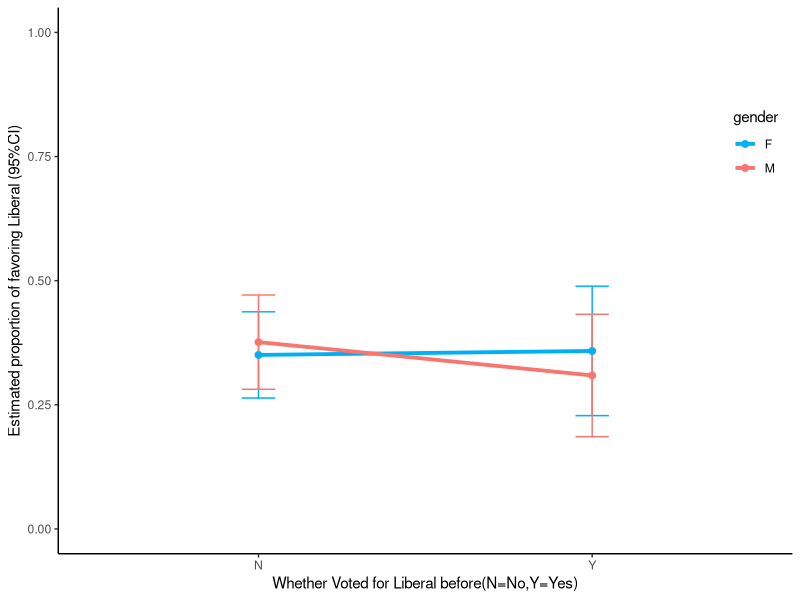
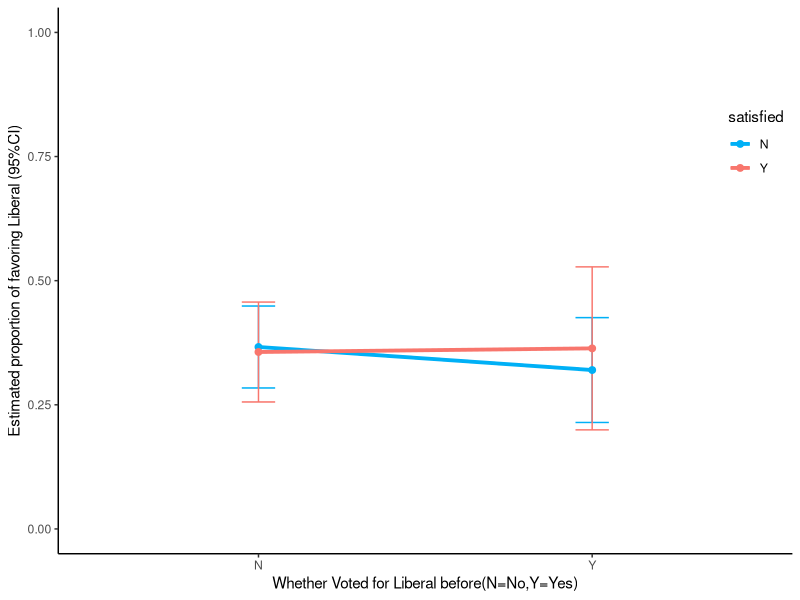

Recreate these plots in R, in order.
## ---- chunk 1
knitr::opts_chunk$set(echo = FALSE, warning = FALSE, message = FALSE)
## ---- chunk 2
#simulation codes
set.seed(0)
#population size
N <-  500000
#simulate for population features
gender <- sample(c("F","M","NULL"), N, replace = TRUE, prob = c(0.5,0.45,0.05))
age <- round(rnorm(N, mean = 20, sd = 8))
satisfy <- sample(1:5, N, replace = TRUE, prob = c(0.15,0.25,0.3,0.25,0.15))
voted <- sample(c("Y","N","NULL"), N, replace = TRUE, prob = c(0.3,0.65,0.05))
#the choice of party, the same order as the question in the survey
choice <- sample(c("L","C","N","G","P","B","O"), N, replace = TRUE,
                  prob = c(0.35,0.28,0.18,0.08,0.06,0.04,0.01))
likely <- sample(1:5, N, replace = TRUE, prob = c(0.15,0.25,0.3,0.25,0.15))
#population simulated data
pop <- data.frame(gender,age,satisfy,voted,choice,likely)

#SRSWOR
id <- 1:N
n <- 1000 #sample size
#SRSWOR sampling
ids <- sample(1:N,n,replace = FALSE)
#the simulated survey SRSWOR sample
samp <- pop[ids, ]
## ---- chunk 3
#the cleaning of data
library(dplyr)
#extract samples of young voters 18-25 and has gender, voted answers
#also convert satisfication score to a binary outcome No or Yes, No = <= 3, Yes = >=4
data <- samp %>% mutate(satisfied = ifelse(satisfy < 4, "N", "Y")) %>%
         filter(18 <= age & age <= 25 & gender != "NULL" & voted != "NULL") 
## ---- chunk 4
#graphs
library(ggplot2)
#compute estimated proportions of favoring Liberal with sd grouped by gender and voted
dt <- data %>% group_by(gender, voted) %>% summarise(m = mean(choice == "L",na.rm=TRUE),
                                                      s = sd(choice =="L",na.rm=TRUE)/sqrt(n()))
#plot it using error bar plot
p = ggplot(dt, aes(x=voted, y=m, colour=gender,group=gender)) + 
  geom_errorbar(aes(ymin=m-1.96*s, ymax=m+1.96*s), width=0.1) +
  geom_line(size = 1.3) +
  geom_point(size = 2) +
  theme_classic() + xlab("Whether Voted for Liberal before(N=No,Y=Yes)") + ylab("Estimated proportion of favoring Liberal (95%CI)") + 
  theme(legend.position=c(0.95,0.75)) + 
  scale_color_manual(values =c("#00b0f6","#f8766d")) + ylim(0,1)
p
## ---- chunk 5
#rename
colnames(dt)[3:4] <- c("mean","SD")
#make the table
knitr::kable(dt,caption = "Estimated proportion of favoring Liberal (95%CI) grouped by gender and whether voted for Liberal before")
## ---- chunk 6
#compute estimated proportions of favoring Liberal with sd grouped by satisfied and voted
dt2 <- data %>% group_by(satisfied , voted) %>% summarise(m = mean(choice == "L",
                                                                   na.rm=TRUE),
                                                      s = sqrt(m*(1-m)/n()) )
#plot it
p = ggplot(dt2, aes(x=voted, y=m, colour=satisfied ,group=satisfied )) + 
  geom_errorbar(aes(ymin=m-1.96*s, ymax=m+1.96*s), width=0.1) +
  geom_line(size = 1.3) +
  geom_point(size = 2) +
  theme_classic() + xlab("Whether Voted for Liberal before(N=No,Y=Yes)") + ylab("Estimated proportion of favoring Liberal (95%CI)") + 
  theme(legend.position=c(0.95,0.75)) + 
  scale_color_manual(values =c("#00b0f6","#f8766d")) + ylim(0,1)
p
## ---- chunk 7
#rename and make the table
colnames(dt2)[3:4] <- c("mean","SD")
knitr::kable(dt2,caption = "Estimated proportion of favoring Liberal (95%CI) grouped by satisfication and whether voted for Liberal before")
